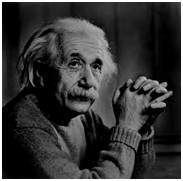
#> input picture Assignment_3/resources/gray.jpg, 183 x 181 px
$ python Q3.py
#> lines starting #> are read from the running program, lines starting #| are printed output that depends on the picture
import cv2
from matplotlib import pyplot as plt

img = cv2.imread('resources/gray.jpg',0)
#> img is the input picture: shape (181, 183); min 0, max 255, mean 55.2

cv2.imshow("Image", img)

plt.hist(img.ravel(),256,[0,256])
plt.show()
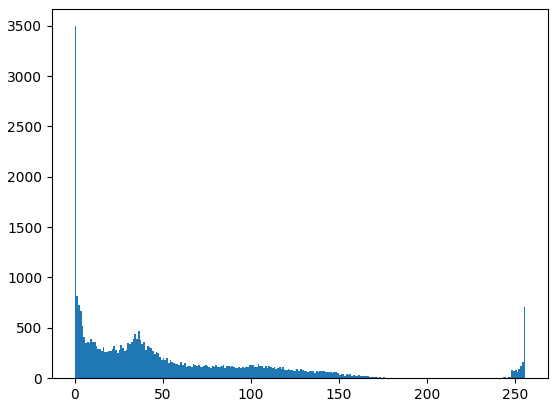
#> figure drawn by matplotlib, 1 panel; tallest bar 3495 high, from x = 0 to 1

cv2.waitKey(0)
cv2.destroyAllWindows()
